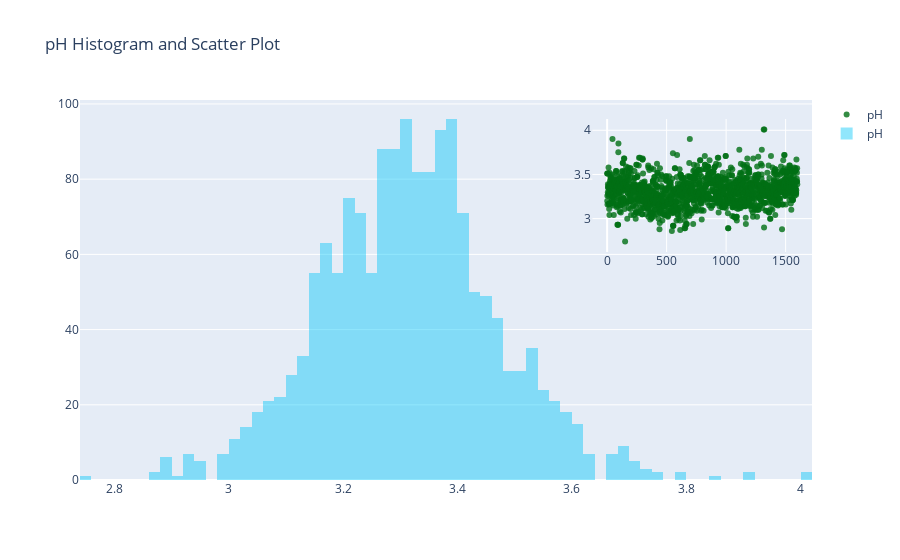

The code cell stored with this chart in its notebook:
### Markdown cell above
# Inset Plots (Plotly)

### Code cell
# trace1 is line plot
# go: graph object
trace1 = go.Scatter(
    x=df.index,
    y=df.pH,
    mode = "markers",
    xaxis='x2',
    yaxis='y2',
    name = "pH",
    marker = dict(color = 'rgba(0, 112, 20, 0.8)'),
)

# trace2 is histogram
trace2 = go.Histogram(
    x=df.pH,
    opacity=0.75,
    name = "pH",
    marker=dict(color='rgba(10, 200, 250, 0.6)'))

# add trace1 and trace2
data1 = [trace1, trace2]
layout = go.Layout(
    xaxis2=dict(
        domain=[0.7, 1],
        anchor='y2',        
    ),
    yaxis2=dict(
        domain=[0.6, 0.95],
        anchor='x2',
    ),
    title = ' pH Histogram and Scatter Plot'
)
fig = go.Figure(data=data1, layout=layout)
iplot(fig)

### Figure 1 — Plotly figure (JSON) as saved in the notebook; plotly's stock layout.template omitted (floating-point values rounded to 4 significant figures; data arrays with more than 128 entries replaced by an {"elided": "..."} marker saying what was removed)
{"data": [{"marker": {"color": "rgba(0, 112, 20, 0.8)"}, "mode": "markers", "name": "pH", "type": "scatter", "x": {"elided": "1599 int values"}, "xaxis": "x2", "y": {"elided": "1599 float values"}, "yaxis": "y2"}, {"marker": {"color": "rgba(10, 200, 250, 0.6)"}, "name": "pH", "opacity": 0.75, "type": "histogram", "x": {"elided": "1599 float values"}}], "layout": {"title": {"text": " pH Histogram and Scatter Plot"}, "xaxis2": {"anchor": "y2", "domain": [0.7, 1]}, "yaxis2": {"anchor": "x2", "domain": [0.6, 0.95]}}}
